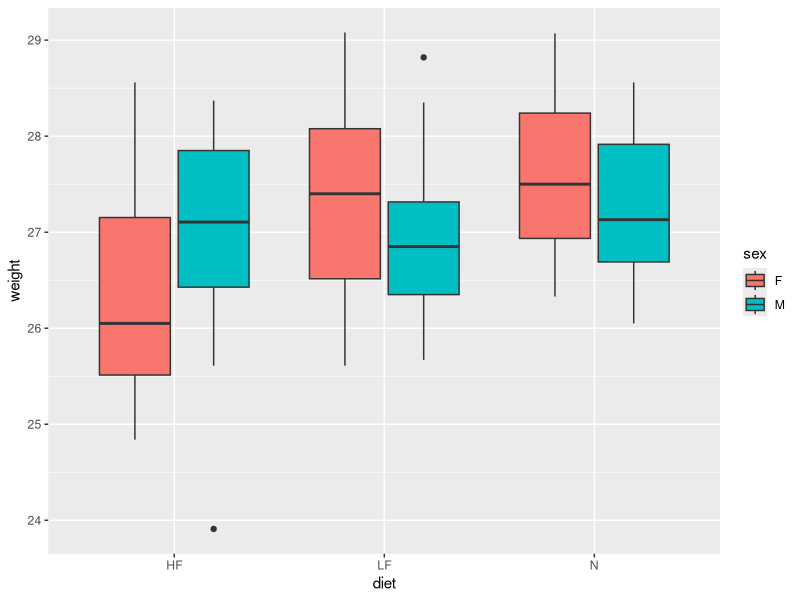
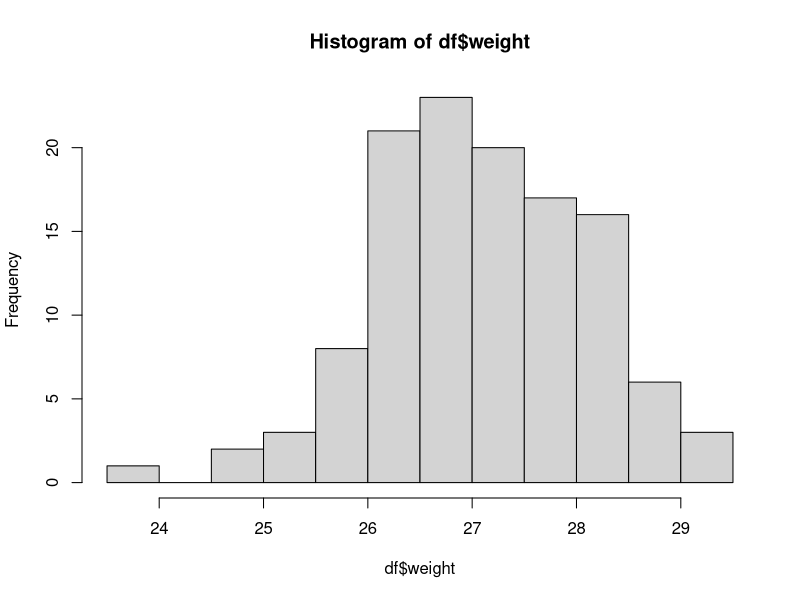
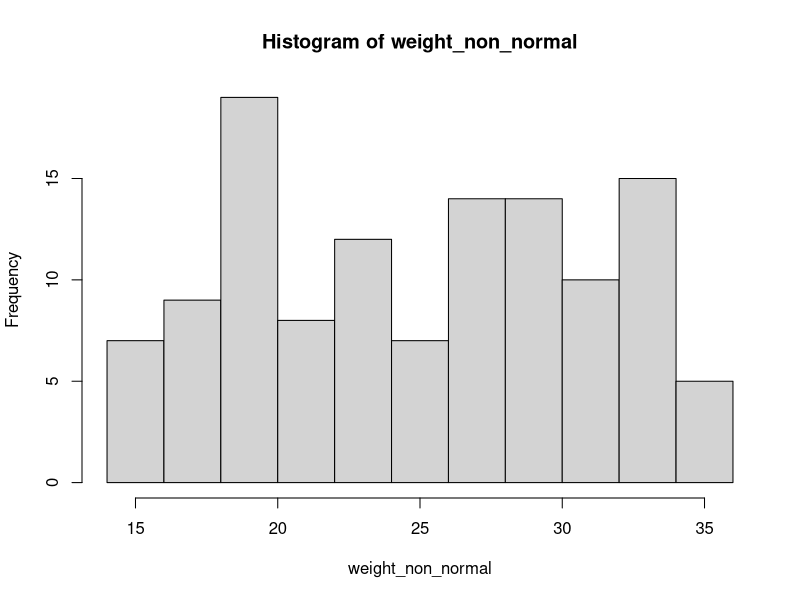
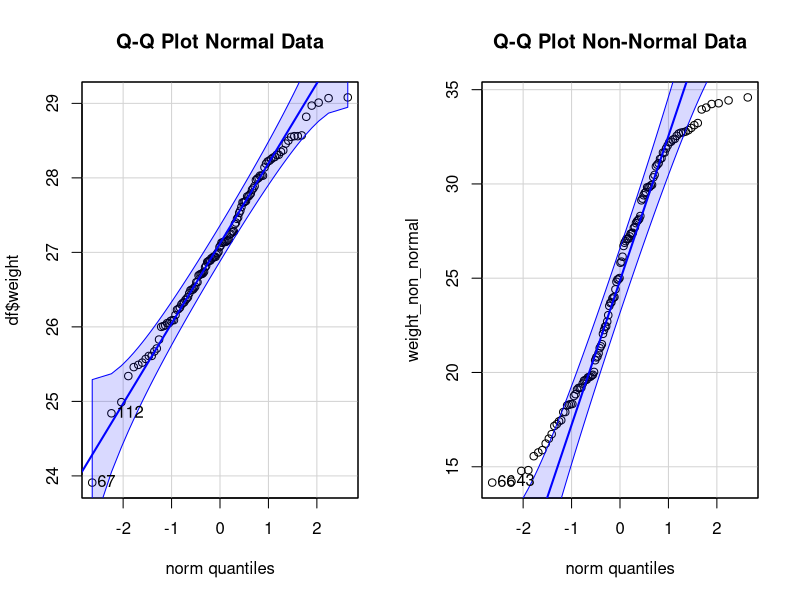

These figures' R source, in order:
## ---- chunk 1
knitr::opts_chunk$set(echo = TRUE)
knitr::opts_knit$set(base.dir = "C:/Users/Alyssa/R_users/_posts", base.url = "/")
knitr::opts_chunk$set(fig.path = "C:/Users/Alyssa/R_users/figure/")
## ---- chunk 2
library(tidyverse)
library(car)
library(stats)
## ---- chunk 3
weight = round(rnorm(120, mean = 27 ),2) # rnorm will generate random normally distributed data
sex = rep(c("M", "F"), 60)
diet = rep(c("HF", "N", "LF"), 40)

df = data.frame(weight, sex, diet)
# normally tibbles are great, but in this case we do want our strings as factors so we will just go with the standard base R data.frame()
head(df)
## ---- chunk 4
str(df)
## ---- chunk 5
table(df$sex, df$diet)
## ---- chunk 6
ggplot(data = df,
       aes(x = diet, y = weight, fill = sex)) +
  geom_boxplot()
## ---- chunk 7
hist(df$weight)
## ---- chunk 8
weight_non_normal = round(runif(120, max = 35, min = 14),2)
hist(weight_non_normal)
## ---- chunk 9
par(mfrow=c(1,2))
qqPlot(df$weight, main="Q-Q Plot Normal Data") # normal data
qqPlot(weight_non_normal, main="Q-Q Plot Non-Normal Data") # non-normal data
## ---- chunk 10
shapiro.test(df$weight) # normal data
shapiro.test(weight_non_normal) # non-normal data
## ---- chunk 11
bartlett.test(weight ~ interaction(sex, diet), data =df)
leveneTest(weight ~ sex*diet, data = df)
## ---- chunk 12
aov = aov(weight ~ diet, data = df) # perform the test
summary(aov) # print the results
print(model.tables(aov,"means"),digits=3) # print the summary of means table
## ---- chunk 13
aov2 = aov(weight ~ sex * diet, data = df)
summary(aov2)
## ---- chunk 14
TukeyHSD(aov2)
